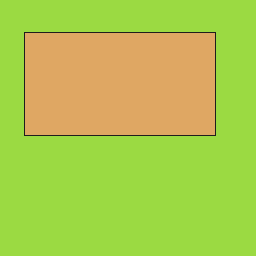

A 2D game scene composited from a Tiled map and its tileset images. What follows is a short description and the map's XML, with every tile layer's data as written:
An orthogonal 32x32 tile map with 8x8 px tiles, 1 tile layer (Tile Layer 1).

<map version="1.9" tiledversion="1.9.2" orientation="orthogonal" renderorder="right-down" width="32" height="32" tilewidth="8" tileheight="8" infinite="0" nextlayerid="2" nextobjectid="1">
 <tileset firstgid="1" source="pausetileset.tsx" />
 <layer id="1" name="Tile Layer 1" width="32" height="32">
  <data encoding="csv">
12,13,14,12,13,14,12,13,14,12,13,14,12,13,14,12,13,14,12,13,14,12,13,14,12,13,14,12,13,14,12,13,
26,27,28,26,27,28,26,27,28,26,27,28,26,27,28,26,27,28,26,27,28,26,27,28,26,27,28,26,27,28,26,27,
40,41,42,40,41,42,40,41,42,40,41,42,40,41,42,40,41,42,40,41,42,40,41,42,40,41,42,40,41,42,40,41,
54,55,56,54,55,56,54,55,56,54,55,56,54,55,56,54,55,56,54,55,56,54,55,56,54,55,56,54,55,56,54,55,
12,13,14,7,35,35,35,35,35,35,35,35,35,35,35,35,35,35,35,35,35,35,35,35,35,35,36,12,13,14,12,13,
26,27,28,5,9,10,11,9,9,9,9,10,11,9,9,9,9,10,11,9,9,9,9,9,10,11,50,26,27,28,26,27,
40,41,42,5,9,10,11,23,23,23,9,10,11,23,23,23,9,10,11,23,23,23,23,9,10,11,50,40,41,42,40,41,
54,55,56,5,9,10,11,37,37,37,9,10,11,37,37,37,9,10,11,37,37,37,37,9,10,11,50,54,55,56,54,55,
12,13,14,5,9,10,11,51,51,51,9,10,11,51,51,51,9,10,11,51,51,51,51,9,10,11,50,12,13,14,12,13,
26,27,28,5,9,10,11,51,52,53,9,10,11,51,52,53,9,10,11,51,52,53,39,9,10,11,50,26,27,28,26,27,
40,41,42,5,9,10,11,51,52,53,9,10,11,51,52,53,9,10,11,51,52,53,53,9,10,11,50,40,41,42,40,41,
54,55,56,5,9,10,11,51,52,53,9,10,11,51,52,53,9,9,10,51,52,53,52,9,10,11,50,54,55,56,54,55,
12,13,14,5,9,9,9,51,52,53,9,9,9,51,52,53,9,9,9,9,9,51,52,9,10,11,50,12,13,14,12,13,
26,27,28,5,23,23,23,51,52,53,23,23,23,51,52,53,23,23,23,23,23,51,52,23,24,25,50,26,27,28,26,27,
40,41,42,5,37,37,37,51,52,53,37,37,37,51,52,53,37,37,37,37,37,51,52,37,38,39,50,40,41,42,40,41,
54,55,56,5,51,51,51,51,52,53,51,51,51,51,52,53,51,51,51,51,51,51,52,51,52,53,50,54,55,56,54,55,
12,13,14,19,20,20,20,20,20,20,20,20,20,20,20,20,20,20,20,20,20,20,20,20,20,20,48,12,13,14,12,13,
26,27,28,26,27,28,26,27,28,26,27,28,26,27,28,26,27,28,26,27,28,26,27,28,26,27,28,26,27,28,26,27,
40,41,42,40,41,42,40,41,42,40,41,42,40,41,42,40,41,42,40,41,42,40,41,42,40,41,42,40,41,42,40,41,
54,55,56,54,55,56,54,55,56,54,55,56,54,55,56,54,55,56,54,55,56,54,55,56,54,55,56,54,55,56,54,55,
12,13,14,12,13,14,12,13,14,12,13,14,12,13,14,12,13,14,12,13,14,12,13,14,12,13,14,12,13,14,12,13,
26,27,28,26,27,28,26,27,28,26,27,28,26,27,28,26,27,28,26,27,28,26,27,28,26,27,28,26,27,28,26,27,
40,41,42,40,41,42,40,41,42,40,41,42,40,41,42,40,41,42,40,41,42,40,41,42,40,41,42,40,41,42,40,41,
54,55,56,54,55,56,54,55,56,54,55,56,54,55,56,54,55,56,54,55,56,54,55,56,54,55,56,54,55,56,54,55,
12,13,14,12,13,14,12,13,14,12,13,14,12,13,14,12,13,14,12,13,14,12,13,14,12,13,14,12,13,14,12,13,
26,27,28,26,27,28,26,27,28,26,27,28,26,27,28,26,27,28,26,27,28,26,27,28,26,27,28,26,27,28,26,27,
40,41,42,40,41,42,40,41,42,40,41,42,40,41,42,40,41,42,40,41,42,40,41,42,40,41,42,40,41,42,40,41,
54,55,56,54,55,56,54,55,56,54,55,56,54,55,56,54,55,56,54,55,56,54,55,56,54,55,56,54,55,56,54,55,
12,13,14,12,13,14,12,13,14,12,13,14,12,13,14,12,13,14,12,13,14,12,13,14,12,13,14,12,13,14,12,13,
26,27,28,26,27,28,26,27,28,26,27,28,26,27,28,26,27,28,26,27,28,26,27,28,26,27,28,26,27,28,26,27,
40,41,42,40,41,42,40,41,42,40,41,42,40,41,42,40,41,42,40,41,42,40,41,42,40,41,42,40,41,42,40,41,
54,55,56,54,55,56,54,55,56,54,55,56,54,55,56,54,55,56,54,55,56,54,55,56,54,55,56,54,55,56,54,55
</data>
 </layer>
</map>
